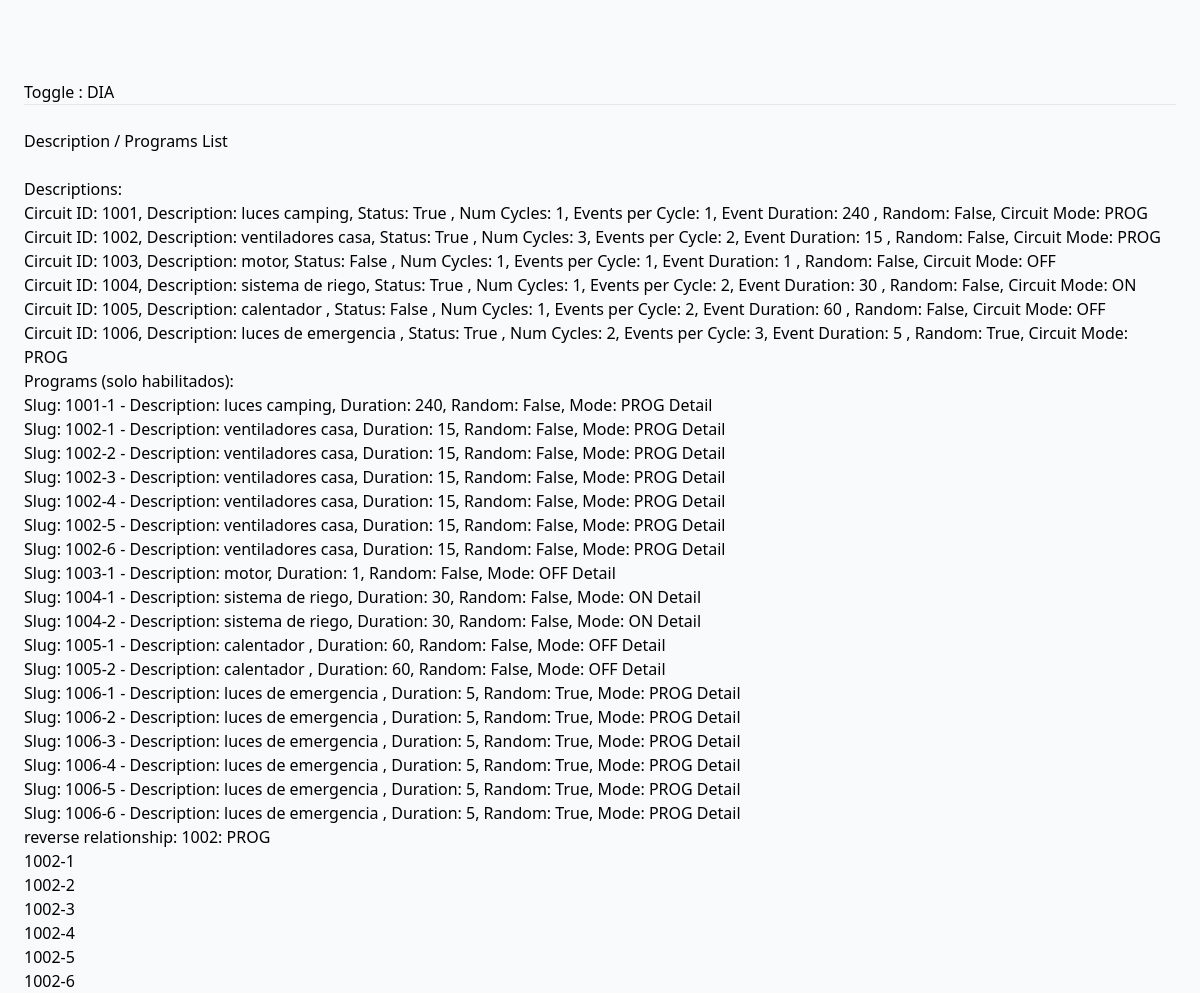
The app's page /programs/, older data.
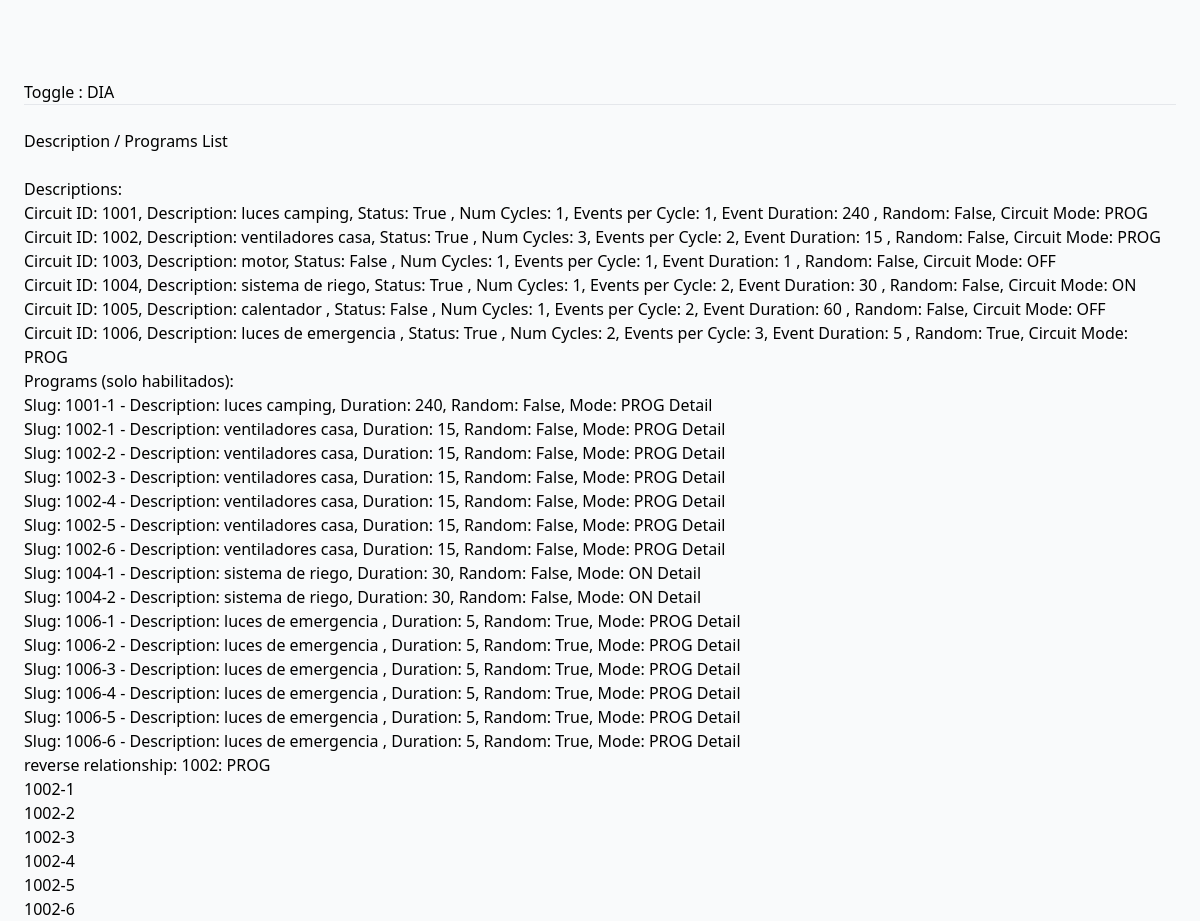
The same page, newer data.
### descriptions/models.py (models this page shows, shortened)
class crc_DES(models.Model):
    circuit_id = models.PositiveSmallIntegerField(null=False)
    circuit_description = models.CharField(max_length=100)
    circuit_status = models.BooleanField(null=True)
    created = models.DateField(auto_now_add=True)
    updated = models.DateField(auto_now=True)
    num_cycles = models.PositiveSmallIntegerField(editable=True)
    events_per_cycle = models.PositiveSmallIntegerField(editable=True)
    event_duration = models.PositiveSmallIntegerField(editable=True)
    random = models.BooleanField(default=False)
    circuit_mode = models.CharField(max_length=20,choices=MODE_CHOICES)

### programs/models.py (models this page shows, shortened)
class crc_PROG(models.Model):
    circuit_id = models.name = models.ForeignKey(crc_DES, on_delete=models.CASCADE, related_name='circuits')
    circuit_event = models.PositiveSmallIntegerField(null=True)
    slug = models.SlugField(max_length=10, blank=True)
    created = models.DateField(auto_now_add=True)
    updated = models.DateField(auto_now=True)
    event_start_hour = models.PositiveSmallIntegerField(editable=True, blank=True, null=True)
    event_start_minute = models.PositiveSmallIntegerField(editable=True, blank=True, null=True)
    event_duration = models.PositiveSmallIntegerField(editable=True, blank=True, null=True)
    random = models.BooleanField(default=False)
    circuit_mode = models.CharField(max_length=20,default="PROG")
    @property
    def circuits(self):
        return self.circuits.all()
    def get_absolute_url(self):
        return reverse("programs:detail", kwargs={"slug": self.slug})

### programs/views.py (the view)
# urls.py: path('', programs_list_view, name='main'),
def programs_list_view(request):
    qs1 = crc_DES.objects.all()
    qs2 = crc_PROG.objects.all()
    circuit = crc_DES.objects.get(id=2) # tomamos el primer circuito
    related_circuits = circuit.circuits.all()
    mode = circuit.circuit_mode
    context = {
        'qs1': qs1,
        'qs2': qs2,
        'related_circuits': related_circuits,
        'mode': mode,
    }
    return render(request, 'programs/main.html', context)

### programs/templates/programs/main.html (shortened to what this page needs)
{% extends "base.html" %}
{% block content %}
    Description / Programs List
    <br>
    <br>
    {% if qs1 %}
    Descriptions:
        <ul>
        {% for obj in qs1 %}
            <li>
                Circuit ID: {{obj.circuit_id}},  Description: {{obj.circuit_description}},  Status: {{obj.circuit_status}}
                ,  Num Cycles: {{obj.num_cycles}},  Events per Cycle: {{obj.events_per_cycle}},  Event Duration: {{obj.event_duration}}
                ,  Random: {{obj.random}},  Circuit Mode: {{obj.circuit_mode}}
            </li>
        {% endfor %}
        </ul>
    {% else %}
        there are no descriptions in data base
    {% endif %}
    {% if qs2 %}
    Programs (solo habilitados):
        <ul>
        {% for obj in qs2 %}
            {% if not obj.circuit_status %}
                <li>
                    Slug: {{obj.slug}} - Description: {{obj.circuit_id.circuit_description}},  Duration: {{obj.event_duration}},  Random: {{obj.random}},  Mode: {{obj.circuit_mode}}
                    <a href="{{ obj.get_absolute_url }}" class="btn btn-danger">Detail</a>
                </li>
            {% endif %}
        {% endfor %}
        </ul>
    {% else %}
        there are no programs in data base
    {% endif %}
    reverse relationship:
    1002: {{ mode }}
    <ul>
        {% for instance in related_circuits %}
        <li>
            {{ instance.slug }}
        </li>
        {% endfor %}
    </ul>
    {% endblock content %}

Row changes from the older to the newer data that the page shows:
removed crc_PROG: slug "1003-1", circuit_id.circuit_description "motor", event_duration "1", random "False", circuit_mode "OFF"
removed crc_PROG: slug "1005-1", circuit_id.circuit_description "calentador", event_duration "60", random "False", circuit_mode "OFF"
removed crc_PROG: slug "1005-2", circuit_id.circuit_description "calentador", event_duration "60", random "False", circuit_mode "OFF"
